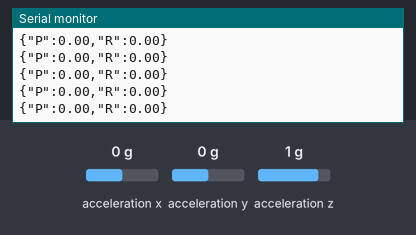
Bench run of a sketch on a simulated Arduino Uno, built with avr-gcc and run on an emulated ATmega328P. On the bench: the last lines printed to the serial monitor. The inputs (shaded band) are chosen by the test bench; at power-on: acceleration x 0 g, acceleration y 0 g, acceleration z 1 g.

Above: at 1.7 s.
1.8 s: acceleration x set to -1.4 g
At 2.7 s:
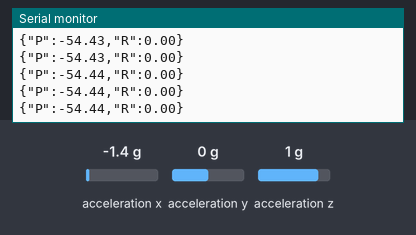
3.3 s: acceleration y set to -1.4 g
At 4.4 s:
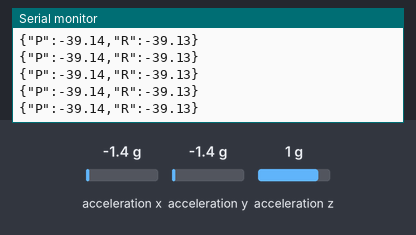
4.8 s: acceleration z set to -1.4 g
At 5.5 s:
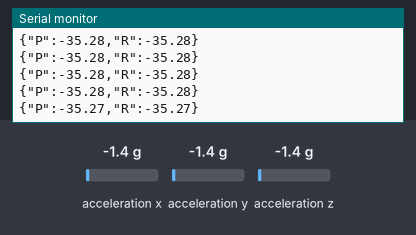
Timing chart, 0 to 7.8 s (numbered marks = the images above; inputs shaded):
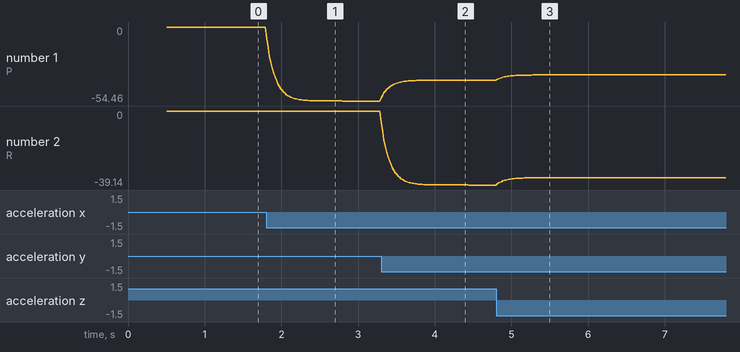

Measured:
- after the input at 1.8 s, the serial monitor: prints a new line at once (image 1)
- after the input at 3.3 s, the serial monitor: prints a new line at once (image 2)
- plotted number 1: 0 → -54.46 after the input at 1.8 s, -54.46 → -39.14 after the input at 3.3 s
- plotted number 2: 0 → -39.14 after the input at 3.3 s

The sketch:

archery_sensor.ino
```cpp
#include <Wire.h>
#include <Adafruit_MMA8451.h>
#include <Adafruit_Sensor.h>
#include <math.h>

Adafruit_MMA8451 mma = Adafruit_MMA8451();
sensors_event_t event;

float smoothedPitch = 0.0, smoothedRoll = 0.0;

void calculateAngles(float ax, float ay, float az, float *pitch, float *roll) {
  *pitch = atan2(ax, sqrt(ay * ay + az * az)) * RAD_TO_DEG;
  *roll = atan2(ay, sqrt(ax * ax + az * az)) * RAD_TO_DEG;
}

float applyEMA(float newValue, float previousValue, float alpha) {
  return (alpha * newValue) + ((1 - alpha) * previousValue);
}

void setup() {
  Serial.begin(115200);
  delay(500);

  Serial.println("{\"STATUS\":\"STARTING\"}");

  if (!mma.begin()) {
    Serial.println("{\"ERROR\":\"SENSOR_NOT_FOUND\"}");
    while (1) delay(1000);
  }

  mma.setRange(MMA8451_RANGE_2_G);

  mma.getEvent(&event);
  calculateAngles(event.acceleration.x, event.acceleration.y, event.acceleration.z, &smoothedPitch, &smoothedRoll);

  Serial.println("{\"STATUS\":\"READY\"}");
}

void loop() {
  mma.getEvent(&event);

  float rawPitch, rawRoll;
  calculateAngles(event.acceleration.x, event.acceleration.y, event.acceleration.z, &rawPitch, &rawRoll);

  smoothedPitch = applyEMA(rawPitch, smoothedPitch, 0.15);
  smoothedRoll = applyEMA(rawRoll, smoothedRoll, 0.15);

  Serial.print("{\"P\":");
  Serial.print(smoothedPitch, 2);
  Serial.print(",\"R\":");
  Serial.print(smoothedRoll, 2);
  Serial.println("}");

  delay(16);
}
```
